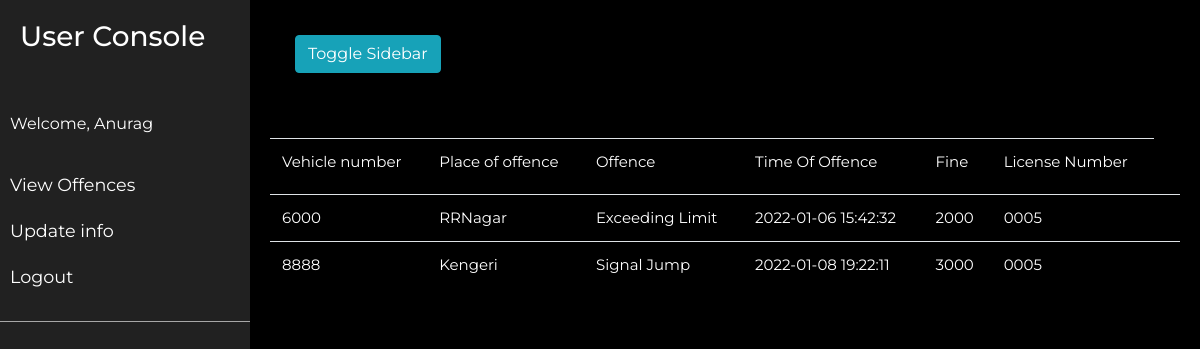
The page /user.php (signed in) on the database its author committed.
### tables this page shows
CREATE TABLE `useroffence` (
  `Offence` varchar(30) NOT NULL,
  `Fine` int(50) NOT NULL,
  `VehicleNo` varchar(16) NOT NULL,
  `Place` varchar(30) NOT NULL,
  `DateTime` datetime NOT NULL DEFAULT current_timestamp(),
  `OfficialUsername` varchar(30) NOT NULL,
  `LicenseNo` varchar(20) NOT NULL
);

### user.php (the view, shortened to what this page needs)
<?php
 $loginusername = $_SESSION["loginusername"];
 ?>
<!DOCTYPE html>
<html>
<head>
    <link rel="stylesheet" href="https://stackpath.bootstrapcdn.com/bootstrap/4.1.0/css/bootstrap.min.css">
    <link rel="stylesheet" href="main.css">
   </head>
<body>
    <div class="wrapper">
        <nav id="sidebar">
            <div class="sidebar-header">
                <h3>User Console</h3>
            </div>
            <ul class="list-unstyled components">
                <p>Welcome, <?php echo $loginusername; ?></p>
                <li>
                    <a href="user.php">View Offences</a>
                </li>
                <li>
                    <a href="userupdate.php">Update info</a>
                </li>
                <li>
                    <a href="logout.php">Logout</a>
                </li>
            </ul>
        </nav>
        <div id="content">
            <nav class="navbar navbar-expand-lg navbar-light bg-transparent">
                <div class="container-fluid">
                    <button type="button" id="sidebarCollapse" class="btn btn-info">
                        <span>Toggle Sidebar</span>
                    </button>
                </div>
            </nav>
            <div class="view">
		<table class="table">
			<tr>
				<td><label for="uid">Vehicle number</label></td>
				<td><label for="uid">Place of offence</label></td>
				<td><label for="uid">Offence</label></td>
				<td><label for="uid">Time Of Offence</label></td>
				<td><label for="uid">Fine</label></td>
				<td><label for="uid">License Number</label></td>
			</tr>
				<div class="Display">
					<?php
						require_once "config.php";
                        $query ="SELECT licenseno from users where name = '$loginusername'";
                        $total = mysqli_query($conn,$query);
                        $row = mysqli_fetch_assoc($total);
                        $licno = $row["licenseno"];
						$sql = "SELECT offence, fine, vehicleno, place, datetime,licenseno FROM useroffence WHERE licenseno = '$licno'" ;
						$result = mysqli_query($conn, $sql);
						if (mysqli_num_rows($result)>0) {
						while($row = mysqli_fetch_assoc($result)) {
							echo "<tr><td>".$row["vehicleno"]."</td><td>".$row["place"]."</td><td>".$row["offence"]."</td><td>". $row["datetime"]."</td><td>".$row["fine"]."</td><td>".$row["licenseno"]."</td><td></tr>";
						}
						} else {
						echo "No Dues";
						}
					?>
				</div>
		</table>
</div>
        </div>
    </div>
</body>
</html>

### main.css (style rules this page uses)
body { background: linear-gradient(rgba(0,0,0,1), rgba(0,0,0,1)), url('bg.jpg'); align-content: stretch; }
* { font-family: 'Montserrat', sans-serif; color: #ffffff; }
table td { padding: 10px; margin: 10px; border: none; }
table tr { padding: 10px; margin: 10px; border: none; }
a { text-decoration: none; color: black; }
.view { font-family: sans-serif; color: #fc7303; }
.table { font-size: 15px; background-color: transparent; margin-top: 50px; padding: 10px; }
.navbar { padding: 15px 10px; background: #fff; border: none; border-radius: 0; margin-bottom: 40px; box-shadow: 1px 1px 3px rgba(0, 0, 0, 0.1); }
.wrapper { display: flex; width: 100%; align-items: stretch; }
#sidebar { min-width: 250px; max-width: 250px; background: #212121; color: #fff; transition: all 0.3s; }
#sidebar .sidebar-header { padding: 20px; background: #212121; }
#sidebar ul.components { padding: 20px 0; border-bottom: 1px solid #a7a7a7; }
#sidebar ul p { color: #fff; padding: 10px; }
#sidebar ul li a { padding: 10px; font-size: 1.1em; display: block; color: #fff; }
#content { width: 100%; padding: 20px; min-height: 100vh; transition: all 0.3s; }

### rows shown on the page
useroffence: VehicleNo "6000", Place "RRNagar", Offence "Exceeding Limit", DateTime "2022-01-06 15:42:32", Fine "2000", LicenseNo "0005"
useroffence: VehicleNo "8888", Place "Kengeri", Offence "Signal Jump", DateTime "2022-01-08 19:22:11", Fine "3000", LicenseNo "0005"

### other values the page prints
$loginusername "Anurag"
